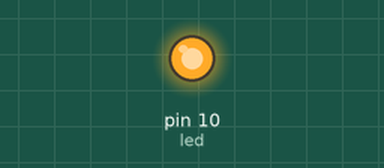
Simulated run of this sketch. Board: Arduino Uno, built with avr-gcc and run on an emulated ATmega328P. On the bench: output pins drawn as LEDs (lit = HIGH).

Above: at 0.1 s.
Timing chart, 0 to 1.6 s (numbered marks = the images above):
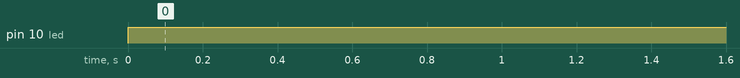

The sketch:

soilHumidity.ino
```cpp
const int led = 10;
void setup() {
     pinMode(led, OUTPUT);

}

void loop() {
   digitalWrite(led,HIGH);
}
```

Measured:
- by itself, pin 10 (led): LOW → HIGH at 0.00 s
